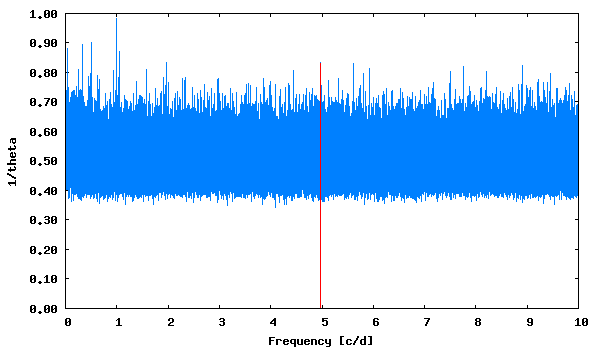

This figure's gnuplot source:
set term png size 600,350 medium
set colors classic
set output "phase_lc_6.lk.png"
set xlabel "Frequency [c/d]"
set ylabel "1/theta"
set format y "%5.2f"
plot [] "lk.periodogram" using 1:2 with lines linecolor 3 title "", "<echo '4.969016  0.83'" with impulses linecolor 1 title ""
 
